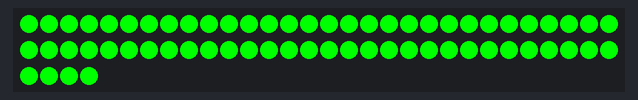
Recording of a sketch running on a simulated ESP8266 (NodeMCU). Parts: 64 RGB LEDs in strip order, left to right, continuing on the next row. Dim RGB values are drawn brighter than linear; colours are those a GRB WS2812 strip shows for the declared byte order; what the sketch prints to the serial monitor is not drawn.

Above: at 0.15 s.
At 6.15 s:
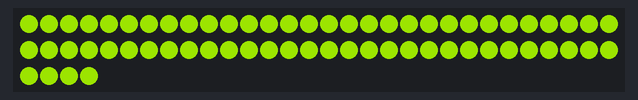
At 9.45 s:
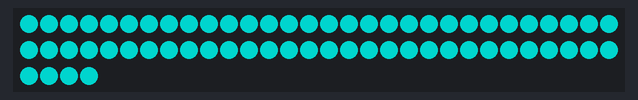
At 19.95 s:
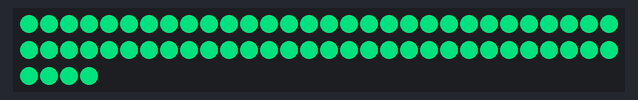
At 28.35 s:
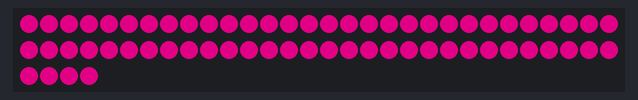
At 39.75 s:
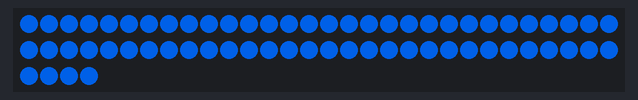

The sketch:

LED_Trophy.ino
```cpp
#include <FastLED.h>

// How many leds in your strip?
#define NUM_LEDS 64

// For led chips like Neopixels, which have a data line, ground, and power, you just
// need to define DATA_PIN.  For led chipsets that are SPI based (four wires - data, clock,
// ground, and power), like the LPD8806, define both DATA_PIN and CLOCK_PIN
#define DATA_PIN D2
//#define CLOCK_PIN 13

// Define the array of leds
CRGB leds[NUM_LEDS];

void setup() {
  Serial.begin(57600);
  Serial.println("resetting");
  LEDS.addLeds<WS2812,DATA_PIN,RGB>(leds,NUM_LEDS);
  LEDS.setBrightness(255);
}

uint8_t gHue = 0; // rotating "base color" used by many of the patterns

void loop() {
  EVERY_N_MILLISECONDS(20)
  {
    gHue++; // slowly cycle the "base color" through the rainbow
  }
  fill_solid(leds, NUM_LEDS, CHSV(gHue, 255, 255));
  FastLED.show();
}
```
